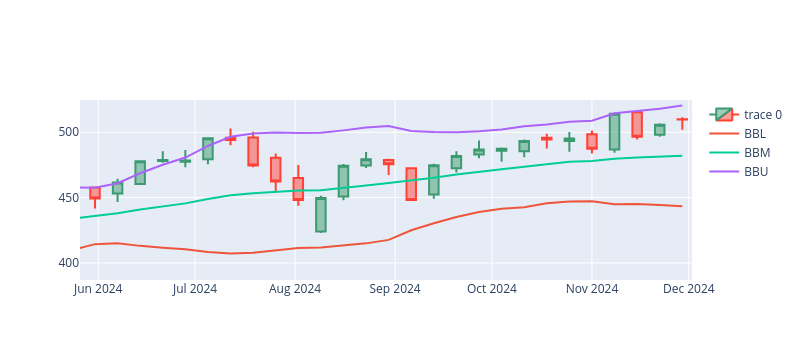

Notebook code for this chart:
### Code cell
df.resample("1W").plot(width=800)

### Figure 1 — Plotly figure (JSON) as saved in the notebook; plotly's stock layout.template omitted (floating-point values rounded to 4 significant figures; data arrays with more than 128 entries replaced by an {"elided": "..."} marker saying what was removed)
{"data": [{"close": {"elided": "261 float values"}, "high": {"elided": "261 float values"}, "low": {"elided": "261 float values"}, "open": {"elided": "261 float values"}, "type": "candlestick", "x": {"elided": "261 str values"}}, {"name": "BBL", "type": "scatter", "x": {"elided": "261 str values"}, "y": {"elided": "261 float values"}}, {"name": "BBM", "type": "scatter", "x": {"elided": "261 str values"}, "y": {"elided": "261 float values"}}, {"name": "BBU", "type": "scatter", "x": {"elided": "261 str values"}, "y": {"elided": "261 float values"}}], "layout": {"height": 360, "width": 800, "xaxis": {"autorange": false, "range": ["2024-05-26 08:30:58.5687", "2024-12-02"], "rangeslider": {"visible": false, "yaxis": {}}, "type": "date"}, "yaxis": {"autorange": false, "range": [386.9, 524.7], "type": "linear"}}}
